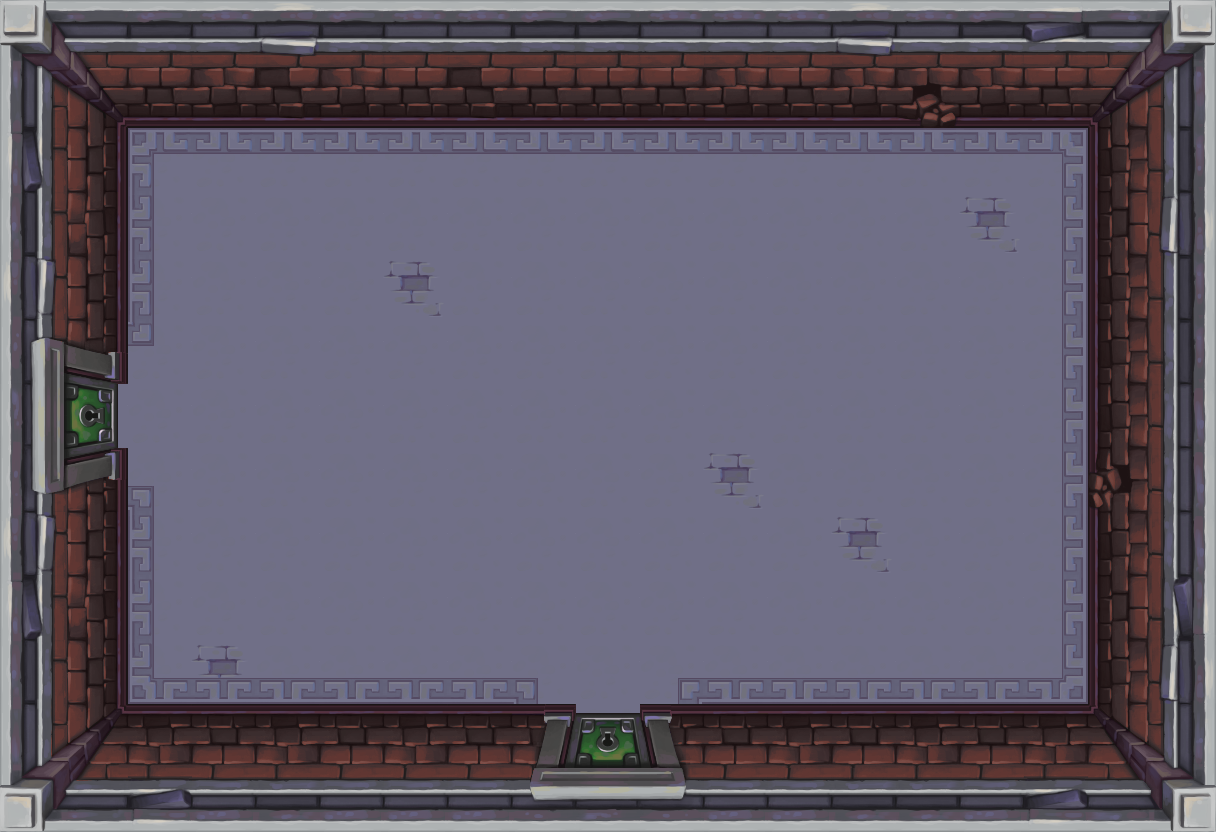

This is a level from a 2D game, rendered from its Tiled map with the project's own tilesets. A one-line summary and the complete map file follow:
An orthogonal 19x13 tile map with 64x64 px tiles, 3 tile layers (Floor, Walls, Doors).

<map version="1.0" tiledversion="1.1.5" orientation="orthogonal" renderorder="right-down" width="19" height="13" tilewidth="64" tileheight="64" infinite="0" nextobjectid="1">
 <tileset firstgid="1" name="level_1" tilewidth="64" tileheight="64" tilecount="256" columns="16">
  <image source="level_1.png" width="1024" height="1024" />
 </tileset>
 <layer name="Floor" width="19" height="13">
  <data encoding="csv">
0,0,0,0,0,0,0,0,0,0,0,0,0,0,0,0,0,0,0,
0,0,0,0,0,0,0,0,0,3,0,0,0,0,0,0,0,0,0,
0,0,3,3,3,3,3,3,3,3,3,3,3,3,3,3,3,0,0,
0,0,3,3,3,3,3,3,3,3,3,3,3,3,3,4,3,0,0,
0,0,3,3,3,3,4,3,3,3,3,3,3,3,3,3,3,0,0,
0,0,3,3,3,3,3,3,3,3,3,3,3,3,3,3,3,0,0,
0,3,3,3,3,3,3,3,3,3,3,3,3,3,3,3,3,3,0,
0,0,3,3,3,3,3,3,3,3,3,4,3,3,3,3,3,0,0,
0,0,3,3,3,3,3,3,3,3,3,3,3,4,3,3,3,0,0,
0,0,3,3,3,3,3,3,3,3,3,3,3,3,3,3,3,0,0,
0,0,3,4,3,3,3,3,3,3,3,3,3,3,3,3,3,0,0,
0,0,0,0,0,0,0,0,0,3,0,0,0,0,0,0,0,0,0,
0,0,0,0,0,0,0,0,0,0,0,0,0,0,0,0,0,0,0
</data>
 </layer>
 <layer name="Walls" width="19" height="13">
  <data encoding="csv">
17,18,19,21,91,19,21,21,19,19,21,21,21,91,21,19,90,22,23,
33,34,37,35,107,35,37,107,37,37,37,35,37,35,106,35,37,38,39,
104,50,62,63,63,63,63,63,63,63,63,63,63,63,63,63,64,54,55,
81,82,78,0,0,0,0,0,0,0,0,0,0,0,0,0,80,86,139,
88,50,78,0,0,0,0,0,0,0,0,0,0,0,0,0,80,54,55,
132,133,77,0,0,0,0,0,0,0,0,0,0,0,0,0,80,54,55,
148,149,0,0,0,0,0,0,0,0,0,0,0,0,0,0,80,54,87,
164,165,61,0,0,0,0,0,0,0,0,0,0,0,0,0,80,122,87,
88,50,78,0,0,0,0,0,0,0,0,0,0,0,0,0,80,54,87,
104,82,78,0,0,0,0,0,0,0,0,0,0,0,0,0,80,86,123,
81,50,94,95,95,95,95,95,61,0,60,95,95,95,95,95,96,54,139,
97,98,101,99,101,99,101,99,161,162,163,99,101,99,101,99,101,102,103,
113,114,137,115,117,115,115,115,177,178,179,115,115,117,117,115,137,118,119
</data>
 </layer>
 <layer name="Doors" width="19" height="13">
  <data encoding="csv">
0,0,0,0,0,0,0,0,0,0,0,0,0,0,0,0,0,0,0,
0,0,0,0,0,0,0,0,0,0,0,0,0,0,0,0,0,0,0,
0,0,0,0,0,0,0,0,0,0,0,0,0,0,0,0,0,0,0,
0,0,0,0,0,0,0,0,0,0,0,0,0,0,0,0,0,0,0,
0,0,0,0,0,0,0,0,0,0,0,0,0,0,0,0,0,0,0,
0,180,0,0,0,0,0,0,0,0,0,0,0,0,0,0,0,0,0,
0,196,0,0,0,0,0,0,0,0,0,0,0,0,0,0,0,0,0,
0,212,0,0,0,0,0,0,0,0,0,0,0,0,0,0,0,0,0,
0,0,0,0,0,0,0,0,0,0,0,0,0,0,0,0,0,0,0,
0,0,0,0,0,0,0,0,0,0,0,0,0,0,0,0,0,0,0,
0,0,0,0,0,0,0,0,0,0,0,0,0,0,0,0,0,0,0,
0,0,0,0,0,0,0,0,209,210,211,0,0,0,0,0,0,0,0,
0,0,0,0,0,0,0,0,0,0,0,0,0,0,0,0,0,0,0
</data>
 </layer>
</map>
